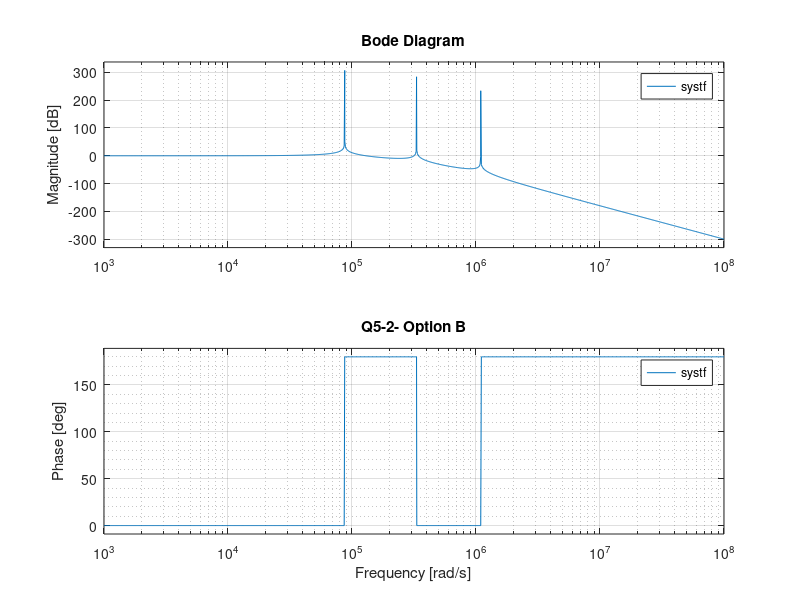

Source code (MATLAB):
L2=100e-6;
C2=0.1e-6;
L1=1e-3;
L3=1e-3;
C1=0.01e-6;
C3=0.01e-6;

% Build the denominator coefficients of H(s) = 1 / D(s)
% D(s) = a6*s^6 + a4*s^4 + a2*s^2 + a0

a6 =  L1*L2*L3*C1*C2*C3;
a5 = 0;  % no s^5 term
a4 =  C1*C2*L1*L2   + C1*C3*L1*L2   + C1*C3*L1*L3 + C2*C3*L1*L3 + C2*C3*L2*L3;
a3 = 0;  % no s^3 term
a2 =  C1*L1 + C2*L1 + C2*L2 + C3*L1 + C3*L2 + C3*L3;
a1 = 0;  % no s term
a0 = 1;

% Numerator is just 1
num = [1];

% Denominator polynomial coefficients [a6 a5 a4 a3 a2 a1 a0]
den = [a6, a5, a4, a3, a2, a1, a0];

% Create the transfer function
systf = tf(num, den);

bode(systf);
grid minor;
title('Q5-2- Option B');